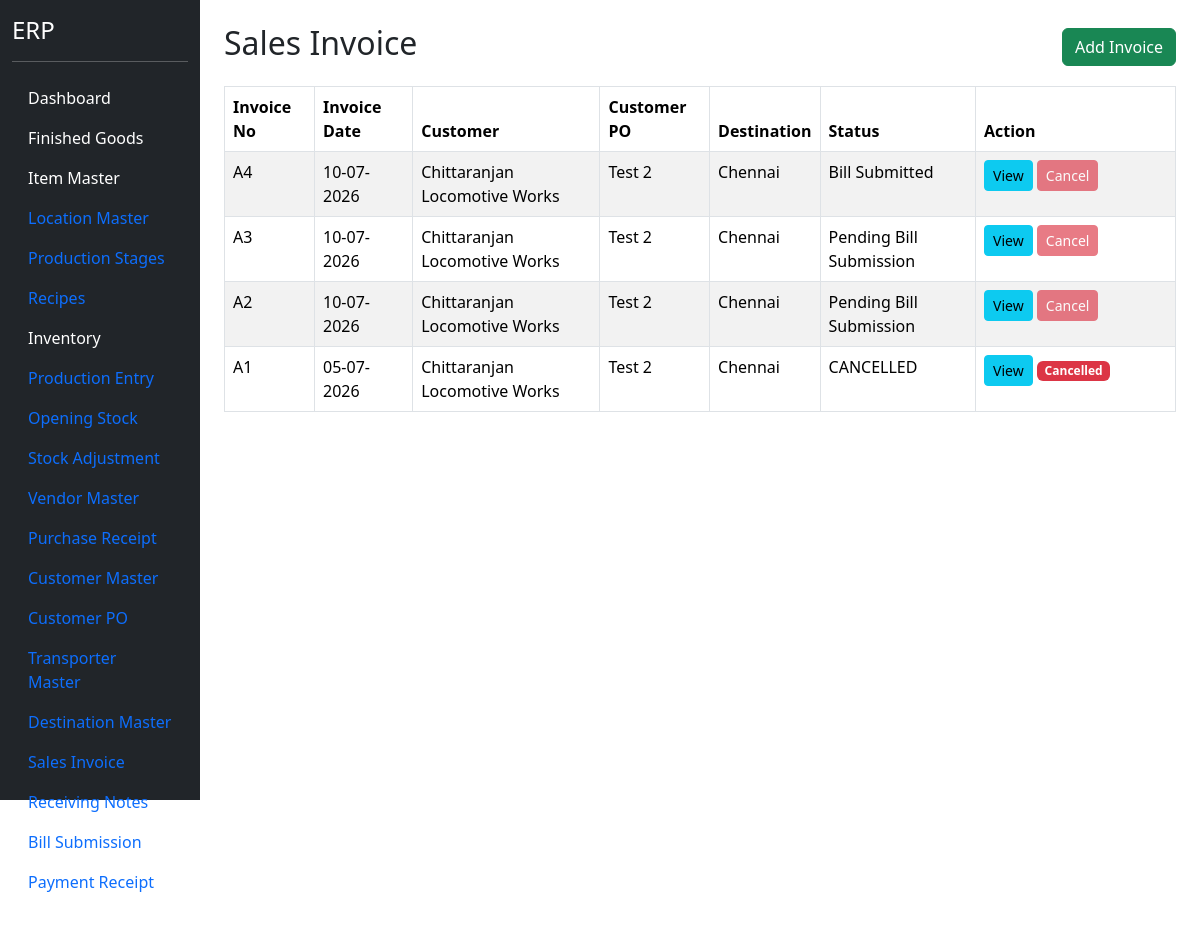
Page /sales-invoice (signed in) on the earlier database version.
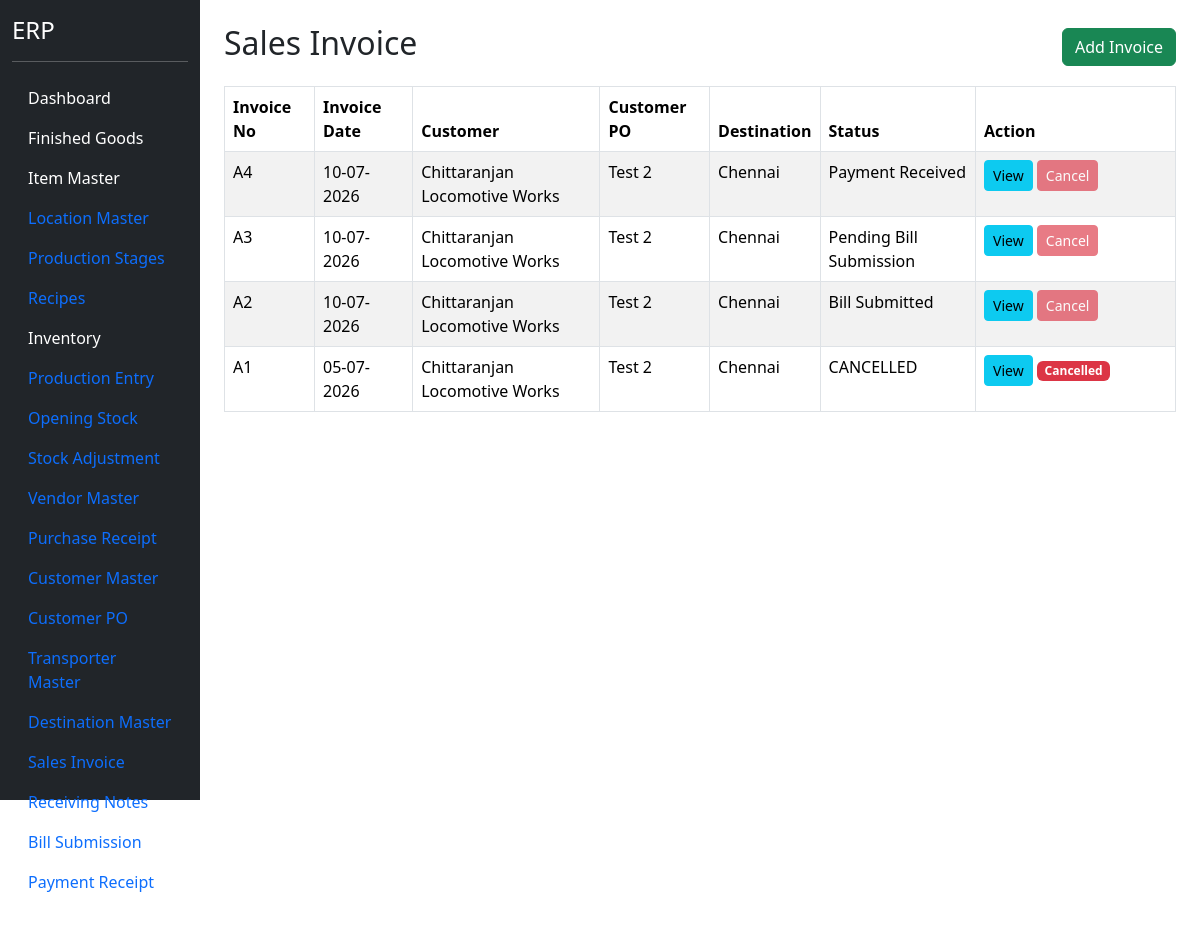
Same page on the later database version.
### models.py (models this page shows)
class SalesInvoiceHeader(db.Model):
    __tablename__ = "sales_invoice_header"
    id = db.Column(
        db.Integer,
        primary_key=True
    )
    invoice_no = db.Column(
        db.String(50),
        nullable=False,
        unique=True
    )
    invoice_date = db.Column(
        db.Date,
        nullable=False
    )
    customer_po_header_id = db.Column(
        db.Integer,
        db.ForeignKey("customer_po_header.id"),
        nullable=False
    )
    customer_id = db.Column(
        db.Integer,
        db.ForeignKey("customer_master.id"),
        nullable=False
    )
    destination_id = db.Column(
        db.Integer,
        db.ForeignKey("destination_master.id"),
        nullable=False
    )
    transporter_id = db.Column(
        db.Integer,
        db.ForeignKey("transporter_master.id"),
        nullable=False
    )
    vehicle_no = db.Column(
        db.String(50)
    )
    lr_no = db.Column(
        db.String(100)
    )
    eway_bill_no = db.Column(
        db.String(100)
    )
    location_id = db.Column(
    db.Integer,
    db.ForeignKey("location_master.id"),
    nullable=False
    )
    remarks = db.Column(
        db.String(500)
    )
    status = db.Column(
        db.String(30),
        default="Pending RNote"
    )
    customer = db.relationship("CustomerMaster")
    customer_po = db.relationship("CustomerPOHeader")
    destination = db.relationship("DestinationMaster")
    transporter = db.relationship("TransporterMaster")
    location = db.relationship("LocationMaster")
    details = db.relationship(
        "SalesInvoiceDetail",
        backref="invoice",
        cascade="all, delete-orphan"
    )

class CustomerMaster(db.Model):
    __tablename__ = "customer_master"
    id = db.Column(
        db.Integer,
        primary_key=True
    )
    customer_code = db.Column(
        db.String(20),
        unique=True,
        nullable=True
    )
    customer_name = db.Column(
        db.String(200),
        nullable=False
    )
    contact_person = db.Column(
        db.String(100)
    )
    mobile = db.Column(
        db.String(20)
    )
    email = db.Column(
        db.String(100)
    )
    gst_no = db.Column(
        db.String(30)
    )
    pan_no = db.Column(
        db.String(20)
    )
    address = db.Column(
        db.String(500)
    )
    city = db.Column(
        db.String(100)
    )
    state = db.Column(
        db.String(100)
    )
    country = db.Column(
        db.String(100),
        default="India"
    )
    pincode = db.Column(
        db.String(20)
    )
    credit_days = db.Column(
        db.Integer,
        default=30
    )
    credit_limit = db.Column(
        db.Float,
        default=0
    )
    active = db.Column(
        db.Boolean,
        default=True
    )

class CustomerPOHeader(db.Model):
    __tablename__ = "customer_po_header"
    id = db.Column(
        db.Integer,
        primary_key=True
    )
    customer_id = db.Column(
        db.Integer,
        db.ForeignKey("customer_master.id"),
        nullable=False
    )
    customer_po_no = db.Column(
        db.String(100),
        nullable=False
    )
    customer_po_date = db.Column(
        db.Date,
        nullable=False
    )
    order_received_date = db.Column(
        db.Date,
        nullable=False
    )
    payment_terms = db.Column(
        db.String(200)
    )
    freight_terms = db.Column(
        db.String(200)
    )
    remarks = db.Column(
        db.String(500)
    )
    status = db.Column(
        db.String(20),
        default="OPEN"
    )
    customer = db.relationship(
        "CustomerMaster"
    )
    details = db.relationship(
        "CustomerPODetail",
        backref="customer_po",
        cascade="all, delete-orphan"
    )

class DestinationMaster(db.Model):
    __tablename__ = "destination_master"
    id = db.Column( db.Integer, primary_key=True )
    destination_name = db.Column( db.String(200), nullable=False, unique=True )
    state_name = db.Column( db.String(100) )
    active = db.Column( db.Boolean, default=True )

### blueprints/masters/routes.py (the view)
@masters_bp.route("/sales-invoice")
@login_required
def sales_invoice():
    invoice_list = SalesInvoiceHeader.query.order_by(
        SalesInvoiceHeader.invoice_date.desc(),
        SalesInvoiceHeader.invoice_no.desc()
    ).all()
    return render_template(
        "sales_invoice.html",
        invoice_list=invoice_list
    )

### app.py (called while the page is built)
@login_manager.user_loader
def load_user(user_id):
    return User.query.get(int(user_id))

### templates/sales_invoice.html (shortened to what this page needs)
{% extends "base.html" %}
{% block content %}
<div class="container mt-4">
<div class="d-flex justify-content-between align-items-center mb-3">
<h2>
Sales Invoice
</h2>
<a
href="/sales-invoice/add"
class="btn btn-success">
Add Invoice
</a>
</div>
<table class="table table-bordered table-striped">
<thead>
<tr>
<th>
Invoice No
</th>
<th>
Invoice Date
</th>
<th>
Customer
</th>
<th>
Customer PO
</th>
<th>
Destination
</th>
<th>
Status
</th>
<th width="200">
Action
</th>
</tr>
</thead>
<tbody>
{% for invoice in invoice_list %}
<tr>
<td>
{{ invoice.invoice_no }}
</td>
<td>
{{ invoice.invoice_date.strftime("%d-%m-%Y") }}
</td>
<td>
{{ invoice.customer.customer_name }}
</td>
<td>
{{ invoice.customer_po.customer_po_no }}
</td>
<td>
{{ invoice.destination.destination_name }}
</td>
<td>
{{ invoice.status }}
</td>
<td>
<a
href="{{ url_for('masters.view_sales_invoice', id=invoice.id) }}"
class="btn btn-info btn-sm">
View
</a>
{% if invoice.status == "CANCELLED" %}
<span class="badge bg-danger">
Cancelled
</span>
{% else %}
<button
class="btn btn-danger btn-sm"
disabled
title="Receiving Note has already been created. Cancel the Receiving Note first.">
Cancel
</button>
{% endif %}
</td>
</tr>
{% endfor %}
</tbody>
</table>
</div>
{% endblock %}

Differences in the rows shown:
changed SalesInvoiceHeader: status "Bill Submitted" → "Payment Received"
changed SalesInvoiceHeader: status "Pending Bill Submission" → "Bill Submitted"
